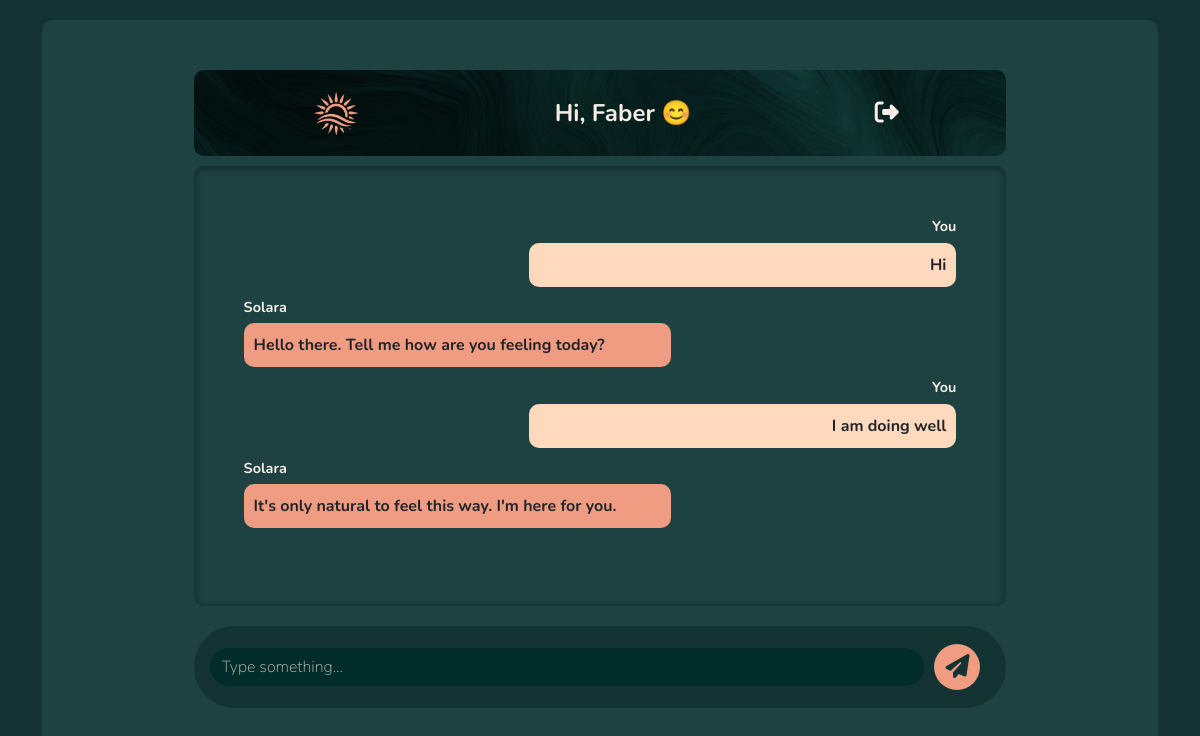
/solara_ai/ (signed in), run on an earlier commit of the app's database.
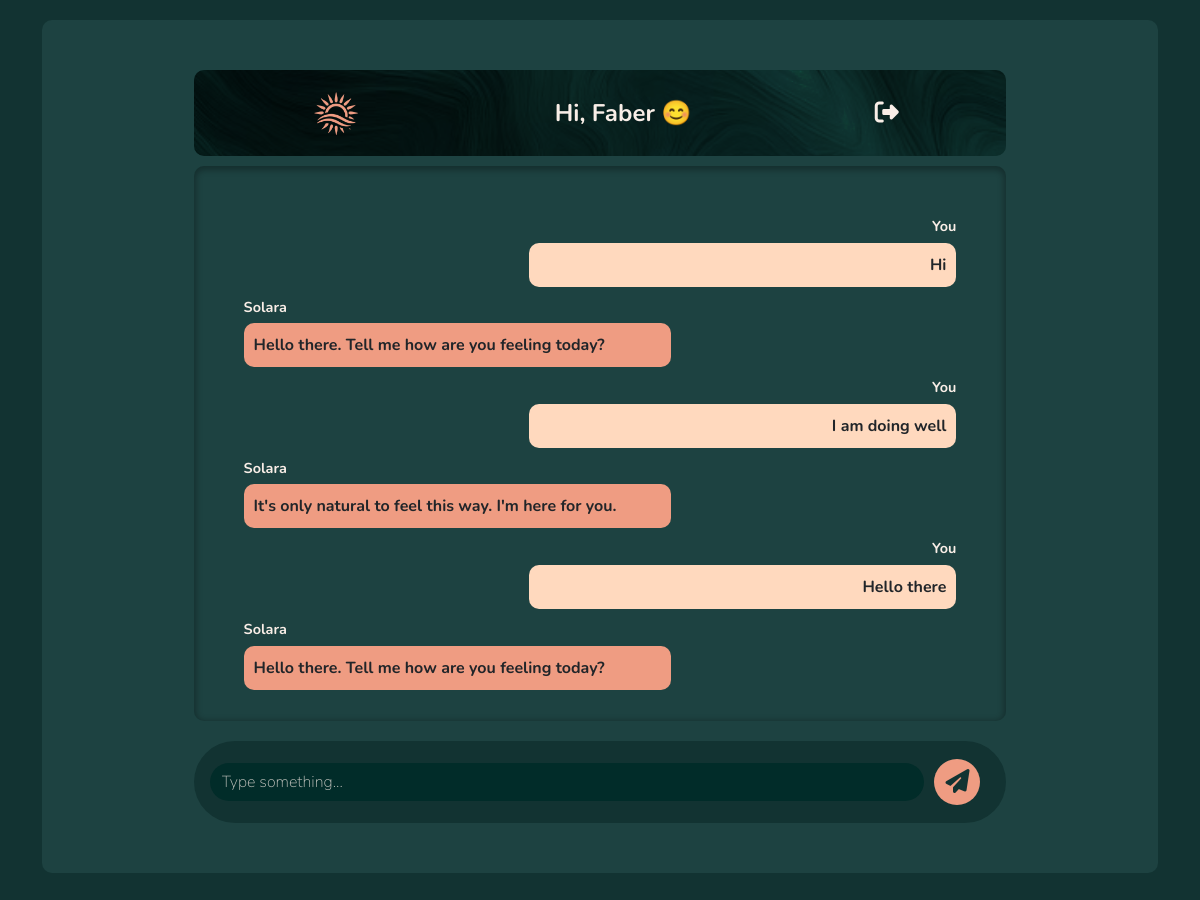
And on a later commit of the database.
### chatbot/models.py (models this page shows)
class Chat(models.Model):
    user = models.ForeignKey(User, on_delete=models.CASCADE)
    message = models.TextField()
    is_user = models.BooleanField(default=True)
    timestamp = models.DateTimeField(auto_now_add=True)

### chatbot/views.py (the view, shortened to what this page needs)
# urls.py: path('solara_ai/', chatbot, name = "chatbot" )
@csrf_exempt
def chatbot(request):
    if request.method == 'GET' and request.user.is_authenticated:
        chats = Chat.objects.filter(user = request.user).order_by('timestamp')
        chat_history = [{'message': chat.message, 'is_user':chat.is_user} for chat in chats]
        return render(request, 'chatbot.html', {'chat_history':chat_history})

### templates/chatbot.html (shortened to what this page needs)
{% extends "base.html" %}
{% load static %}
{% block content %}
{% if user.is_authenticated %}
<div class="container">
    <div class="card">
        <div class = "card-header">
            <div class="chat-headerbackground-container">
                <img src=" {% static "Images/Lux-7.jpg" %} " alt="backgroundimg" class="img-fluid background-image">
            </div>
            <div class="content-container">
                <a class="navbar-brand" href="">
                    <img src="{% static "Images/logo.png" %}" class="chatbot-logo"></img>
                </a>
                <p class="user_greeting"> Hi, {{user.username}} 😊</p>
                <div class="logout">
                    <a href="{% url "logout" %}"><i class="fa-solid fa-right-from-bracket fa-xl" style="color: #f9eee7;"></i></a>
                </div>
            </div>
        </div>
        <div class="card-body" id="chatbox">
            {% for chat in chat_history  %}
                {% if chat.is_user %}
                    <div class="sender-label user">You</div>
                    <div class="chat-bubble user">{{chat.message}}</div>
                {% else %}
                    <div class="sender-label bot">Solara</div>
                    <div class="chat-bubble bot">{{chat.message}}</div>
                {% endif %}
            {% endfor %}
        </div>
        <div class="card-footer">
            <form method = 'post' id='chat-form'>
                <input type="text" class ="form-control" id="message" name="message" placeholder = "Type something...">
                <button class="btn btn-custom mt-2" type="submit"><i class="fa-solid fa-paper-plane fa-xl" style="color:  #123332;"></i></button>
            </form>
        </div>
    </div>
</div>
{% endif %}
{% endblock %}

What changed in the data, as far as the page shows it:
added Chat: message "Hello there"
added Chat: message "Hello there. Tell me how are you feeling today?"
Also different on the page:
new list line: "You"
new list line: "Solara"
